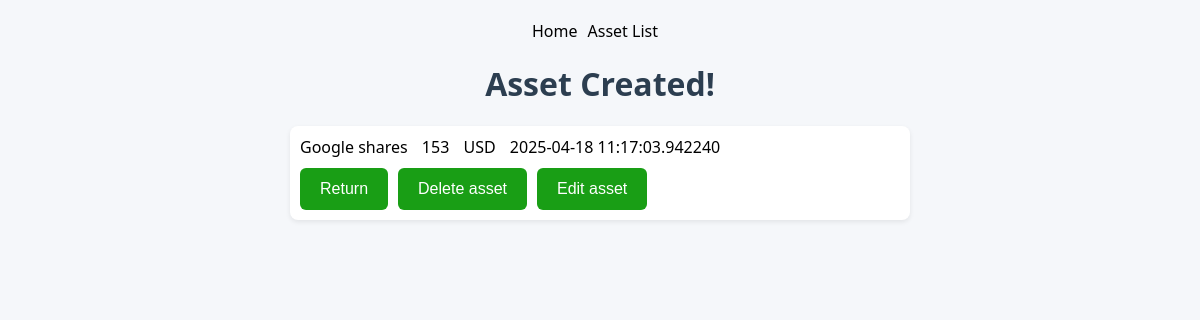
The app's page /asset/5 with its own data.
### base.py (models this page shows)
class Asset(db.Model): # Majątek
  __tablename__ = 'assets'
  id = db.Column(db.Integer, primary_key=True)
  name = db.Column(db.String(50), nullable=False)
  value = db.Column(db.Integer, nullable=False)
  currency = db.Column(db.String(3), nullable=False)
  is_pln = db.Column(db.Boolean, default=False)
  time_created = db.Column(db.DateTime(timezone=True), default=lambda: datetime.now(LOCAL_TIMEZONE))
  time_updated = db.Column(db.DateTime(timezone=True), onupdate=lambda: datetime.now(LOCAL_TIMEZONE))

### app.py (the view)
@app.route("/asset/<int:id>", methods=["GET", "POST"])
def asset_detail(id):
    asset = db.get_or_404(Asset, id)
    if request.method == "POST":
        return redirect(url_for("asset_list"))
    return render_template("asset/detail.html", asset=asset)

### templates/asset/detail.html (shortened to what this page needs)
<!DOCTYPE html>
<html lang="en">
<head>
    <link rel="stylesheet" href="{{ url_for('static', filename='style.css') }}">
</head>
<body>
    <div class="nav-buttons">
        <a href="{{ url_for('home') }}">Home</a>
        <a href="{{ url_for('asset_list') }}">Asset List</a>
    </div>
    <h1>Asset Created!</h1>
    <ul>
    <li>
        <div>
            <a>{{ asset.name | safe}}</a>
            <a>{{ asset.value | safe}}</a>
            <a>{{ asset.currency | safe}}</a>
            <a>{{ asset.time_created | safe}}</a>
        </div>
        <div style="display: flex; gap: 10px; padding-top: 10px">
            <form method="post" action="{{ url_for('asset_detail', id=asset.id) }}">
                <button type="submit">Return</button>
            </form>
            <form method="post" action="{{ url_for('asset_delete', id=asset.id) }}">
                <button type="submit">Delete asset</button>
            </form>
            <form action="{{ url_for('asset_edit', id=asset.id) }}">
                <button type="submit">Edit asset</button>
            </form>
        </div>
    </li>
    </ul>
</body>
</html>

### static/style.css (style rules this page uses)
body { font-family: 'Segoe UI', Tahoma, Geneva, Verdana, sans-serif; background-color: #f5f7fa; color: #333; margin: 0; padding: 0; }
h1 { color: #2c3e50; text-align: center; margin-top: 20px; }
.nav-buttons { padding-top: 20px; display: flex; flex-direction: row; justify-content: center; align-items: center; width: 100%; }
button { background-color: #199e15; color: white; padding: 12px 20px; border: none; border-radius: 6px; cursor: pointer; font-size: 16px; }
a { text-decoration: none; color: #000000; margin-right: 10px; }
ul { list-style: none; padding: 0; }
li { padding: 10px; background: #fff; margin: 10px auto; border-radius: 8px; max-width: 600px; box-shadow: 0 2px 5px rgba(0,0,0,0.08); }

### records on screen
Asset: name "Google shares", value "153", currency "USD", time_created "2025-04-18 11:17:03.942240"
